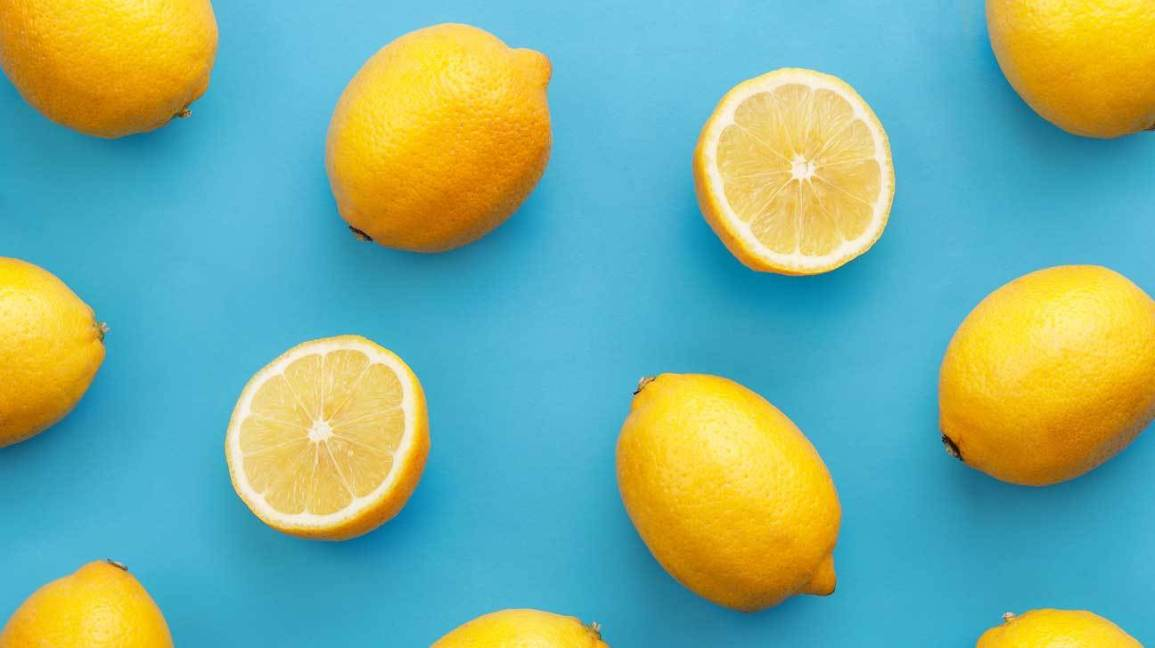
#> input picture image-data/lemons1.jpg, 1155 x 648 px, found by its file name
$ jupyter execute lemons.ipynb   (shell and % lines are left out)
#> lines starting #> are read from the running program, lines starting #| are printed output that depends on the picture; after the words box and inside, x2 and y2 are one past the last pixel; in counts of white or black regions, pixels touching at a corner belong together
**In this notebook we Segment images of lemons and count the number of lemons in the image.**

First we bring in some common expected libraries to help us with the task.

[cell 1]
import cv2
import numpy as np
from matplotlib import pyplot as plt
import skimage.io as sk
from google.colab.patches import cv2_imshow # as cv.imshow() doesn't work in jupyter noteebook

[cell 2]
#observing few images of lemons
img1 = sk.imread("/content/drive/My Drive/lemons/lemons1.jpg", as_gray=True)
#> img1: shape (648, 1155) float64; min 0.0221, max 0.976, mean 0.64
img2 = sk.imread("/content/drive/My Drive/lemons/lemons2.jpeg", as_gray= True)
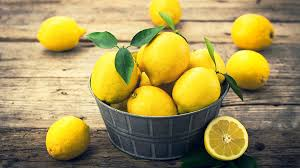
#> input picture image-data/lemons2.jpeg, 300 x 168 px, found by its file name
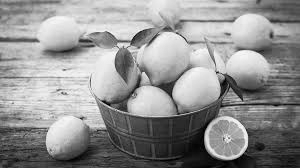
#> img2: shape (168, 300) float64; min 0, max 0.985, mean 0.574
img3 = sk.imread("/content/drive/My Drive/lemons/lemons3.jpg", as_gray=True)
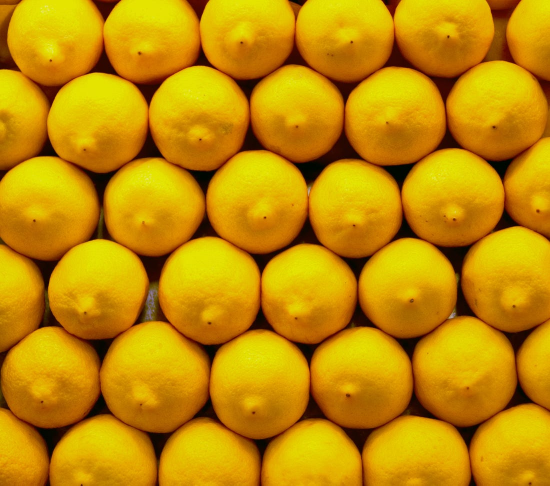
#> input picture image-data/lemons3.jpg, 1100 x 971 px, found by its file name (shown at 1/2 size)
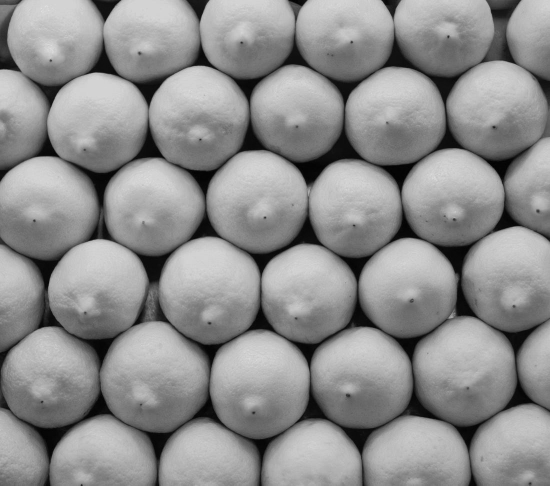
#> img3: shape (971, 1100) float64 (shown at 1/2 size); min 0.000565, max 0.911, mean 0.559

#image courtesy : Google search

[cell 3]
plt.imshow(img1)
plt.show()

plt.imshow(img2)
plt.show()

plt.imshow(img3)
plt.show()

[cell 4]
image = cv2.imread("/content/drive/My Drive/lemons/lemons4.jpg")
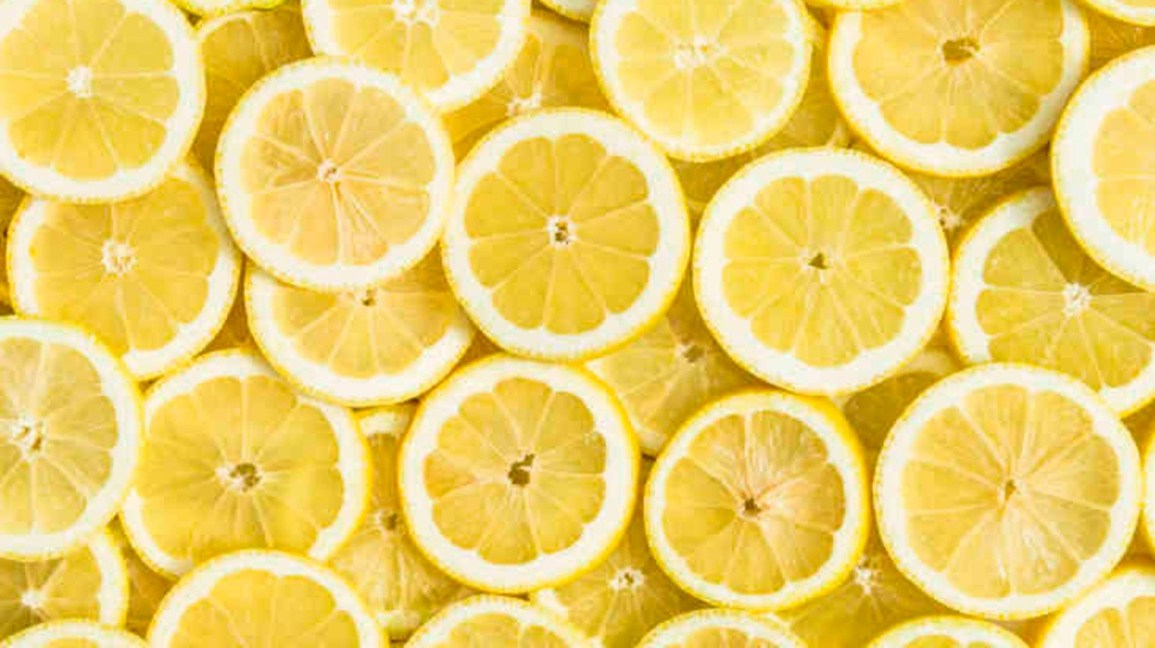
#> input picture image-data/lemons4.jpg, 1155 x 648 px, found by its file name
#> image is the input picture: shape (648, 1155, 3); mean B, G, R 105, 208.1, 238
output = image.copy()
img = cv2.cvtColor(image, cv2.COLOR_BGR2GRAY)
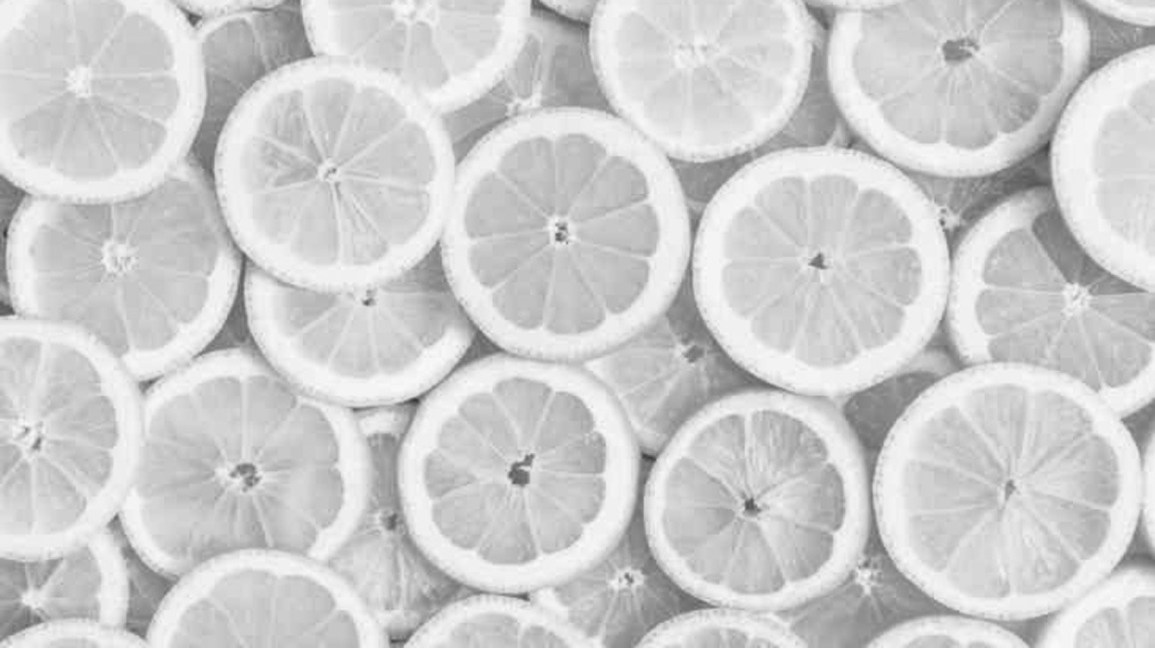
#> img: shape (648, 1155); min 53, max 251, mean 205.3
plt.imshow(image)
plt.show()
plt.imshow(img)
plt.show()

**Observation :**
*   Lemons are having more-or-less elliptical shape.
*   Some are circular too.

**Next steps:**
*   Hough transform can detect edges, circles and ellipses.
*   Skimage and Open CV have got Hough transform, which we can use to help us with the task.

[cell 5]
import matplotlib.pyplot as plt
from skimage.transform import hough_circle, hough_circle_peaks
from skimage.feature import canny
from skimage.draw import circle_perimeter
import skimage.transform
import time
from skimage import color
# Load picture and detect edges

fp = "/content/drive/My Drive/lemons/lemons6.jpg" #enter ur file path to the image here

image = sk.imread(fp, as_gray=True)
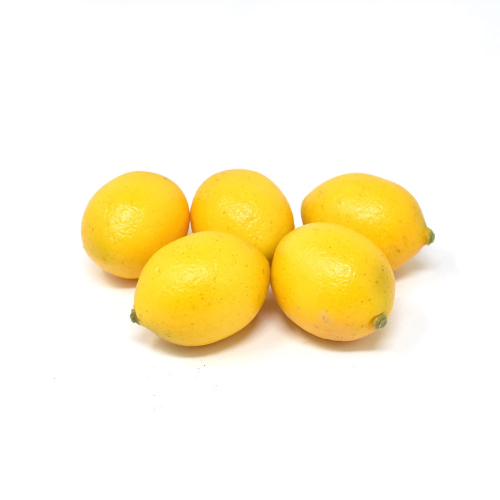
#> input picture image-data/lemons6.jpg, 1000 x 1000 px, found by its file name (shown at 1/2 size)
#> image: shape (1000, 1000) float64; min 0.337, max 1, mean 0.956

s = time.time()

image = skimage.transform.resize(image, (500, 500)) # standardising the sizes of all image to set hyperparameters
#> image: shape (500, 500) float64
edges = canny(image, sigma = .5) # Canny gives us outlines and edges in an image
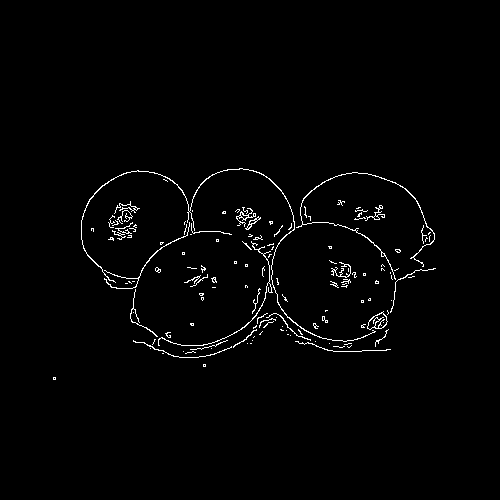
#> edges: shape (500, 500) bool; 1.6% white in thin lines or dots, all inside (x1, y1, x2, y2) = (53, 168, 436, 380)

#list of possible radii of lemons wrt 500x500 image. Chosen arbitarily
hough_radii = np.arange(50, 201, 50)

hough_res = hough_circle(edges, hough_radii) #screening over our image and searching for a math with lemon's radius

#selecting most prominent circles out of many possibilities
accums, cx, cy, radii = hough_circle_peaks(hough_res, hough_radii, min_xdistance=25, min_ydistance=25)
#> accums = 62 values, max 0.326 at index 0, min 0.0335 at index 60, mean 0.0764; cx = 62 values, max 466 at index 52, min 2 at index 60, mean 261.2; cy = 62 values, max 479 at index 24, min 24 at index 34, mean 257.7; radii = 62 values, max 200 at index 23, min 50 at index 0, mean 154.8

#again filtering out with minimum intensity also
accums, cx, cy, radii = hough_circle_peaks(hough_res, hough_radii, min_xdistance=80, min_ydistance=80, threshold = .6 * max(accums), normalize = True)
#> accums = [0.326, 0.309, 0.274]; cx = [131, 238, 319]; cy = [228, 218, 272]; radii = [50, 50, 50]

# Draw them
fig, ax = plt.subplots(ncols=1, nrows=1)
image = color.gray2rgb(image)
#> image: shape (500, 500, 3) float64
for center_y, center_x, radius in zip(cy, cx, radii):
    circy, circx = circle_perimeter(center_y, center_x, radius,
                                    shape=image.shape)
    image[circy, circx] = (255, 0, 0)
#> this loop made 3 passes
#> (center_y, center_x) on passes 1 to 3: (228, 131), (218, 238), (272, 319)
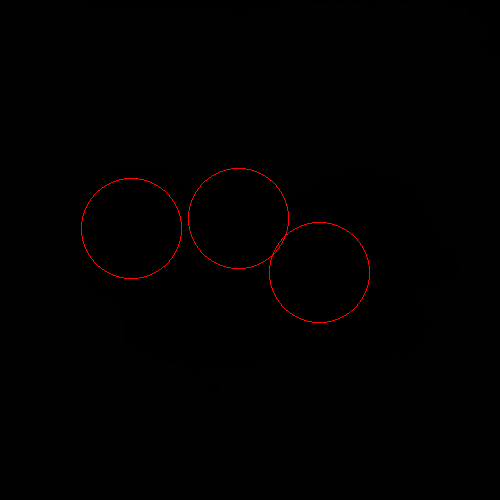
#> image: shape (500, 500, 3) float64; mean R, G, B 1.8, 1, 1

e = time.time()
print("time taken = ", e - s)
ax.imshow(image, cmap=plt.cm.gray)
plt.show()
print("no of lemons = ", len(accums))
#| no of lemons =  3

[cell 6]
#fine tuning value of sigma (in canny filter) by hit and trial

from skimage.feature import canny
image = sk.imread("/content/drive/My Drive/lemons/lemons1.jpg", as_gray=True)
e1 = canny(image, sigma = .01)
#> e1: shape (648, 1155) bool; 5.1% white in thin lines or dots
plt.imshow(e1, cmap=plt.cm.gray)
plt.show()

e2 = canny(image, sigma=.1)
plt.imshow(e2, cmap=plt.cm.gray)
plt.show()

e3 = canny(image, sigma=1)
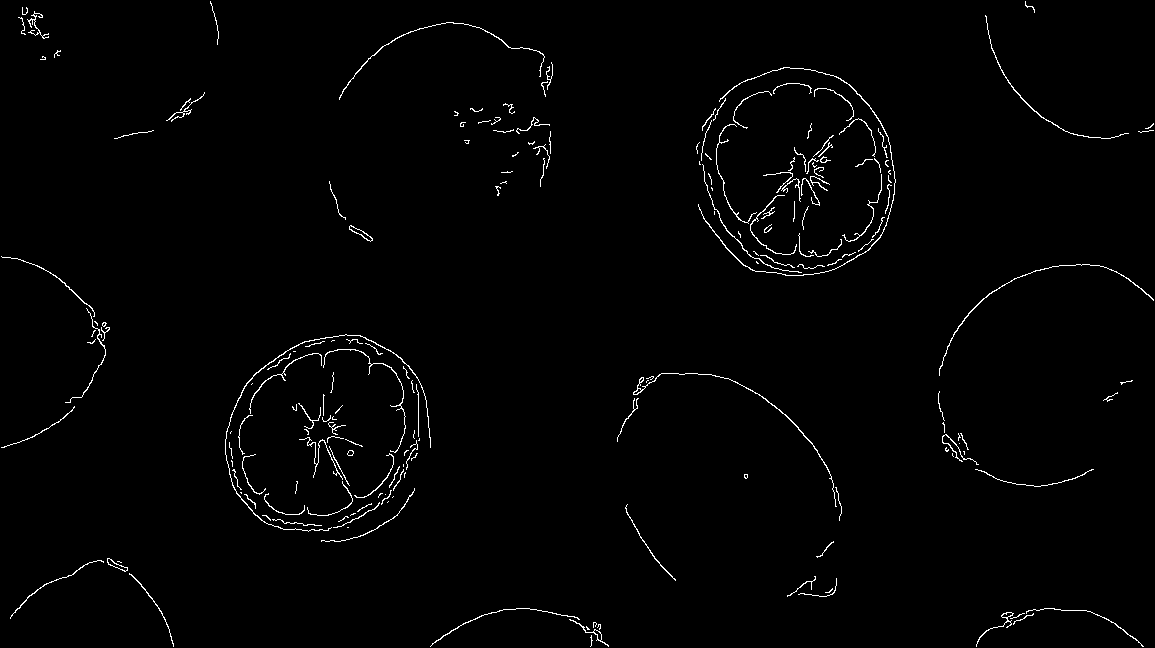
#> e3: shape (648, 1155) bool; 1.3% white in thin lines or dots
plt.imshow(e3, cmap=plt.cm.gray)
plt.show()
